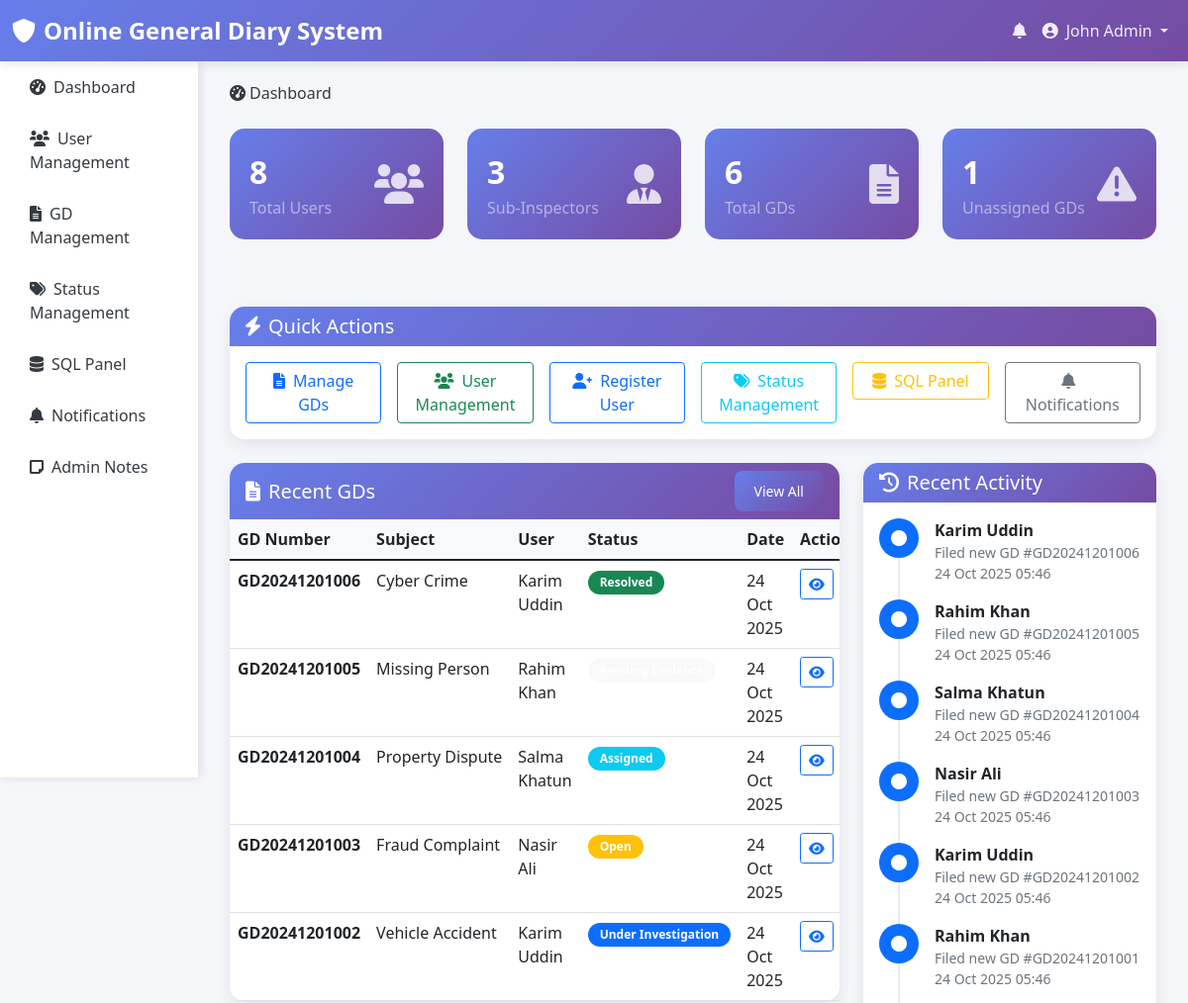
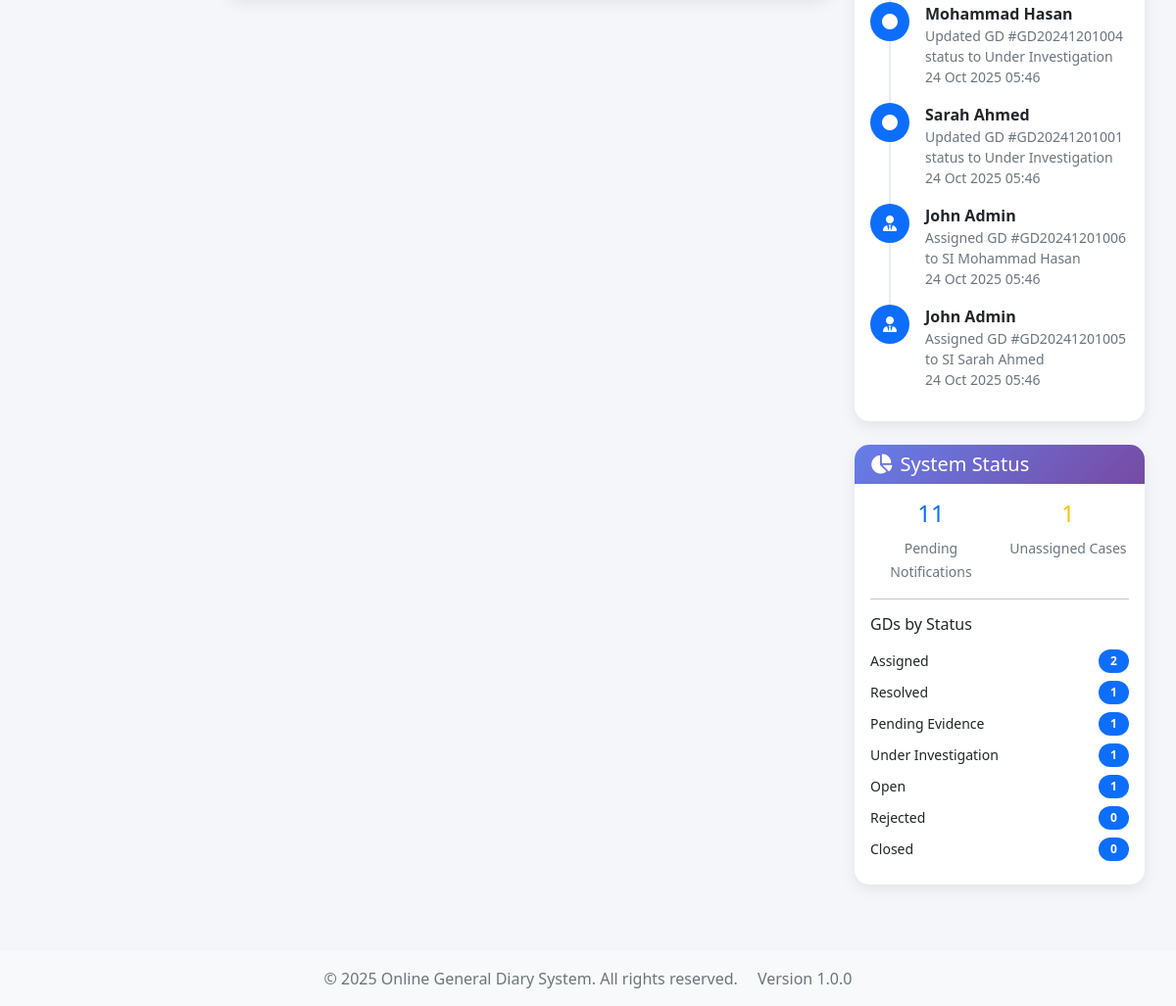
Page /admin/dashboard.php (signed in) on the committed database (2 pictures, top to bottom).
### tables this page shows
CREATE TABLE IF NOT EXISTS users (
    user_id INT AUTO_INCREMENT PRIMARY KEY,
    f_name VARCHAR(50) NOT NULL,
    l_name VARCHAR(50) NOT NULL,
    email VARCHAR(100) UNIQUE NOT NULL,
    password VARCHAR(255) NOT NULL,
    phone VARCHAR(20),
    nid VARCHAR(20) UNIQUE,
    address TEXT,
    role ENUM('admin', 'si', 'user') NOT NULL DEFAULT 'user',
    is_active BOOLEAN DEFAULT TRUE,
    created_at TIMESTAMP DEFAULT CURRENT_TIMESTAMP,
    updated_at TIMESTAMP DEFAULT CURRENT_TIMESTAMP ON UPDATE CURRENT_TIMESTAMP,
    INDEX idx_email (email),
    INDEX idx_role (role),
    INDEX idx_nid (nid)
);

CREATE TABLE IF NOT EXISTS gds (
    gd_id INT AUTO_INCREMENT PRIMARY KEY,
    gd_number VARCHAR(20) UNIQUE NOT NULL,
    user_id INT NOT NULL,
    status_id INT NOT NULL,
    assigned_si_id INT NULL,  
    subject VARCHAR(200) NOT NULL,
    description TEXT NOT NULL,
    incident_date DATE NOT NULL,
    incident_time TIME NOT NULL,
    location VARCHAR(200) NOT NULL,
    created_at TIMESTAMP DEFAULT CURRENT_TIMESTAMP,
    updated_at TIMESTAMP DEFAULT CURRENT_TIMESTAMP ON UPDATE CURRENT_TIMESTAMP,
    FOREIGN KEY (user_id) REFERENCES users(user_id) ON DELETE CASCADE,
    FOREIGN KEY (status_id) REFERENCES gd_statuses(status_id) ON DELETE RESTRICT,
    FOREIGN KEY (assigned_si_id) REFERENCES users(user_id) ON DELETE SET NULL,
    INDEX idx_gd_number (gd_number),
    INDEX idx_user_id (user_id),
    INDEX idx_status_id (status_id),
    INDEX idx_assigned_si_id (assigned_si_id),
    INDEX idx_incident_date (incident_date),
    INDEX idx_created_at (created_at)
);

CREATE TABLE IF NOT EXISTS gd_statuses (
    status_id INT AUTO_INCREMENT PRIMARY KEY,
    status_name VARCHAR(50) NOT NULL UNIQUE,
    description TEXT,
    is_active BOOLEAN DEFAULT TRUE,
    created_at TIMESTAMP DEFAULT CURRENT_TIMESTAMP,
    updated_at TIMESTAMP DEFAULT CURRENT_TIMESTAMP ON UPDATE CURRENT_TIMESTAMP
);

CREATE TABLE IF NOT EXISTS activity_log (
    log_id INT AUTO_INCREMENT PRIMARY KEY,
    user_id INT NOT NULL,
    action VARCHAR(100) NOT NULL,
    description TEXT,
    gd_id INT NULL,
    ip_address VARCHAR(45),
    user_agent TEXT,
    created_at TIMESTAMP DEFAULT CURRENT_TIMESTAMP,
    FOREIGN KEY (user_id) REFERENCES users(user_id) ON DELETE CASCADE,
    FOREIGN KEY (gd_id) REFERENCES gds(gd_id) ON DELETE SET NULL,
    INDEX idx_user_id (user_id),
    INDEX idx_action (action),
    INDEX idx_gd_id (gd_id),
    INDEX idx_created_at (created_at)
);

### admin/dashboard.php (the view, shortened to what the rows shown need)
<?php
require_once '../config/config.php';
require_once '../includes/auth.php';
require_once '../includes/functions.php';
$stats = getDashboardStats();
$recentGDs = getGDs(1, 5);
$sql = "SELECT al.*, u.f_name, u.l_name
        FROM activity_log al
        LEFT JOIN users u ON al.user_id = u.user_id
        ORDER BY al.created_at DESC
        LIMIT 10";
$recentActivity = fetchAll($sql);
?>
<?php include '../header.php'; ?>
<div class="row">
    <div class="col-lg-8 mb-4">
        <div class="card">
            <div class="card-body p-0">
                <?php if (!empty($recentGDs['gds'])): ?>
                    <div class="table-responsive">
                        <table class="table table-hover mb-0">
                            <thead>
                                <tr>
                                    <th>GD Number</th>
                                    <th>Subject</th>
                                    <th>User</th>
                                    <th>Status</th>
                                    <th>Date</th>
                                    <th>Actions</th>
                                </tr>
                            </thead>
                            <tbody>
                                <?php foreach ($recentGDs['gds'] as $gd): ?>
                                    <tr>
                                        <td>
                                            <strong><?php echo htmlspecialchars($gd['gd_number']); ?></strong>
                                        </td>
                                        <td>
                                            <div class="text-truncate" style="max-width: 200px;" title="<?php echo htmlspecialchars($gd['subject']); ?>">
                                                <?php echo htmlspecialchars($gd['subject']); ?>
                                            </div>
                                        </td>
                                        <td>
                                            <?php echo htmlspecialchars($gd['f_name'] . ' ' . $gd['l_name']); ?>
                                        </td>
                                        <td>
                                            <span class="badge bg-<?php
                                                switch($gd['status_name']) {
                                                    case 'Open': echo 'warning'; break;
                                                    case 'Assigned': echo 'info'; break;
                                                    case 'Under Investigation': echo 'primary'; break;
                                                    case 'Resolved': echo 'success'; break;
                                                    default: echo 'light';
                                                }
                                            ?>">
                                                <?php echo htmlspecialchars($gd['status_name']); ?>
                                            </span>
                                        </td>
                                        <td>
                                            <?php echo formatDate($gd['created_at']); ?>
                                        </td>
                                        <td>
                                            <a href="gd_details.php?id=<?php echo $gd['gd_id']; ?>" class="btn btn-sm btn-outline-primary">
                                                <i class="fas fa-eye"></i>
                                            </a>
                                        </td>
                                    </tr>
                                <?php endforeach; ?>
                            </tbody>
                        </table>
                    </div>
                <?php endif; ?>
            </div>
        </div>
    </div>
    <div class="col-lg-4">
        <div class="card mb-4">
            <div class="card-body">
                <?php if (!empty($recentActivity)): ?>
                    <div class="timeline">
                        <?php foreach ($recentActivity as $activity): ?>
                            <div class="timeline-item mb-3">
                                <div class="d-flex">
                                    <div class="flex-shrink-0">
                                        <div class="bg-primary rounded-circle d-flex align-items-center justify-content-center" style="width: 40px; height: 40px;">
                                            <i class="fas fa-<?php
                                                switch($activity['action']) {
                                                    case 'GD_ASSIGNED': echo 'user-tie'; break;
                                                    default: echo 'circle';
                                                }
                                            ?> text-white"></i>
                                        </div>
                                    </div>
                                    <div class="flex-grow-1 ms-3">
                                        <div class="fw-bold">
                                            <?php echo htmlspecialchars($activity['f_name'] . ' ' . $activity['l_name']); ?>
                                        </div>
                                        <div class="text-muted small">
                                            <?php echo htmlspecialchars($activity['description']); ?>
                                        </div>
                                        <div class="text-muted small">
                                            <?php echo formatDateTime($activity['created_at']); ?>
                                        </div>
                                    </div>
                                </div>
                            </div>
                        <?php endforeach; ?>
                    </div>
                <?php endif; ?>
            </div>
        </div>
    </div>
</div>
<?php include '../footer.php'; ?>

### header.php (shortened to what the rows shown need)
<?php
$currentUser = getCurrentUser();
?>
<!DOCTYPE html>
<html lang="en">
<head>
    <link href="https://cdn.jsdelivr.net/npm/bootstrap@5.1.3/dist/css/bootstrap.min.css" rel="stylesheet">
    <link href="https://cdnjs.cloudflare.com/ajax/libs/font-awesome/6.0.0/css/all.min.css" rel="stylesheet">
</head>
<body>
    <nav class="navbar navbar-expand-lg navbar-dark">
        <div class="container-fluid">
            <div class="collapse navbar-collapse" id="navbarNav">
                <ul class="navbar-nav ms-auto">
                    <?php if ($currentUser): ?>
                        <li class="nav-item dropdown">
                            <a class="nav-link position-relative" href="#" id="notificationDropdown" role="button" data-bs-toggle="dropdown">
                                <i class="fas fa-bell"></i>
                            </a>
                        </li>
                        <li class="nav-item dropdown">
                            <a class="nav-link dropdown-toggle" href="#" id="userDropdown" role="button" data-bs-toggle="dropdown">
                                <i class="fas fa-user-circle me-2"></i><?php echo htmlspecialchars($currentUser['f_name'] . ' ' . $currentUser['l_name']); ?>
                            </a>
                        </li>
                    <?php endif; ?>
                </ul>
            </div>
        </div>
    </nav>
    <div class="container-fluid">
        <div class="row">
            <?php if ($currentUser): ?>
                <div class="col-md-9 col-lg-10">
                    <div class="main-content">
            <?php else: ?>
                <div class="col-12">
                    <div class="main-content">
            <?php endif; ?>

### rows in the picture
users: f_name+l_name "John Admin"
gds: gd_number "GD20241201006", subject "Cyber Crime", user.l_name "Karim Uddin", status.status_name "Resolved", created_at "24 Oct 2025"
gds: gd_number "GD20241201005", subject "Missing Person", user.l_name "Rahim Khan", created_at "24 Oct 2025"
gds: gd_number "GD20241201004", subject "Property Dispute", user.l_name "Salma Khatun", status.status_name "Assigned", created_at "24 Oct 2025"
gds: gd_number "GD20241201003", subject "Fraud Complaint", user.l_name "Nasir Ali", status.status_name "Open", created_at "24 Oct 2025"
gds: gd_number "GD20241201002", subject "Vehicle Accident", user.l_name "Karim Uddin", status.status_name "Under Investigation", created_at "24 Oct 2025"
activity_log: user.l_name "Karim Uddin", description "Filed new GD #GD20241201006", created_at "24 Oct 2025 05:46"
activity_log: user.l_name "Rahim Khan", description "Filed new GD #GD20241201005", created_at "24 Oct 2025 05:46"
activity_log: user.l_name "Salma Khatun", description "Filed new GD #GD20241201004", created_at "24 Oct 2025 05:46"
activity_log: user.l_name "Nasir Ali", description "Filed new GD #GD20241201003", created_at "24 Oct 2025 05:46"
activity_log: user.l_name "Karim Uddin", description "Filed new GD #GD20241201002", created_at "24 Oct 2025 05:46"
activity_log: user.l_name "Rahim Khan", description "Filed new GD #GD20241201001", created_at "24 Oct 2025 05:46"
activity_log: user.l_name "Mohammad Hasan", description "Updated GD #GD20241201004 status to Under Investigation", created_at "24 Oct 2025 05:46"
activity_log: user.l_name "Sarah Ahmed", description "Updated GD #GD20241201001 status to Under Investigation", created_at "24 Oct 2025 05:46"
activity_log: user.l_name "John Admin", description "Assigned GD #GD20241201006 to SI Mohammad Hasan", created_at "24 Oct 2025 05:46"
activity_log: user.l_name "John Admin", description "Assigned GD #GD20241201005 to SI Sarah Ahmed", created_at "24 Oct 2025 05:46"

### other values in the picture
APP_NAME "Online General Diary System"
$item[2] "Dashboard"
$item[2] "User Management"
$item[2] "GD Management"
$item[2] "Status Management"
$item[2] "SQL Panel"
$item[2] "Notifications"
$item[2] "Admin Notes"
$stats['total_users'] "8"
$stats['total_sis'] "3"
$stats['total_gds'] "6"
$unassignedCount "1"
$pendingNotifications "11"
$status['status_name'] "Assigned"
$status['count'] "2"
